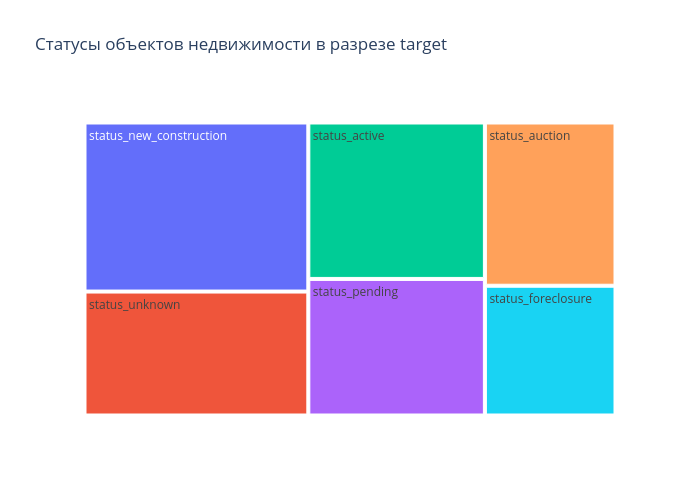

Notebook code cell kept with this figure:
### Markdown cell above
#### **Статусы объектов недвижимости в разрезе `target`**

### Code cell
# агрегируем типы недвижимости по медианне target
df_median = agg_func(house_df, 'target', 'status', count_types=False)
ranked_analysis_plot(df_median, 'Type', 'target', 'Статусы объектов недвижимости в разрезе target')

### Figure 1 — Plotly figure (JSON) as saved in the notebook; plotly's stock layout.template omitted (floating-point values rounded to 4 significant figures)
{"data": [{"branchvalues": "total", "domain": {"x": [0, 1], "y": [0, 1]}, "hovertemplate": "labels=%{label}<br>target=%{value}<br>parent=%{parent}<br>id=%{id}<extra></extra>", "ids": ["status_active", "status_auction", "status_foreclosure", "status_new_construction", "status_pending", "status_unknown"], "labels": ["status_active", "status_auction", "status_foreclosure", "status_new_construction", "status_pending", "status_unknown"], "name": "", "parents": ["", "", "", "", "", ""], "type": "treemap", "values": [330990, 255507, 203094, 453500.0, 289000, 332500]}], "layout": {"height": 500, "legend": {"tracegroupgap": 0}, "title": {"text": "Статусы объектов недвижимости в разрезе target"}, "width": 700}}
